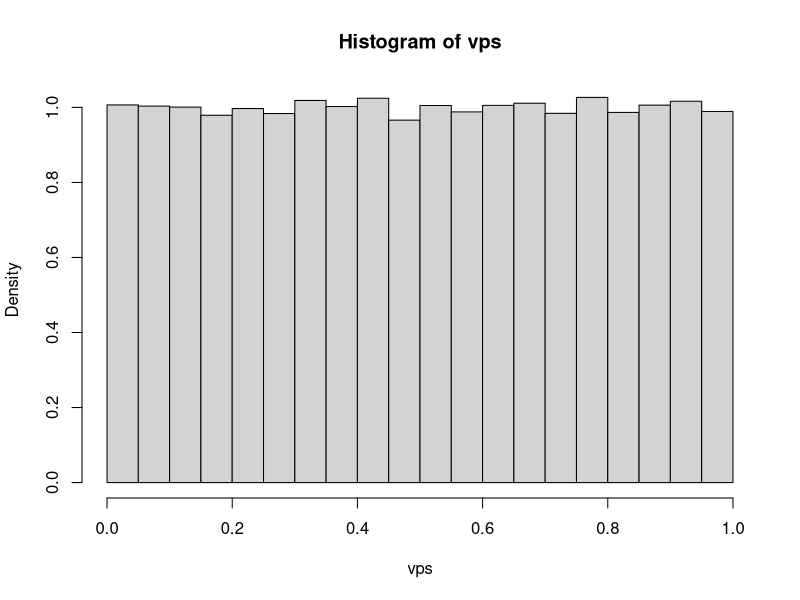

Reproduce this figure in R.
# Punto 4

set.seed(73)
mu = 10
sig = 2
n = 15
alpha = 0.05
m = 1e5
nRejected = 0
vps <- numeric(m)

for (j in 1:m) {
  data = rnorm(n, mu, sig)
  Xbar = mean(data)
  S = sd(data)
  Tc = sqrt(n) * (Xbar - mu) / S
  t_per = qt(1-alpha, n-1)
  if (Tc > t_per) {
    nRejected = nRejected + 1
  }
  vp = 1 - pt(Tc, n-1)
  vps[j] = vp
} 

alpha_exp = nRejected / m
alpha_exp

# Valores p
hist(vps, freq=FALSE)

# Tercera parte
nu_values = 1:3
rejected_values = numeric(length(nu_values))
for (nu in nu_values) {
  nRejected = 0
  for (j in 1:m) {
    data = rnorm(n, mu + nu, sig)
    Xbar = mean(data)
    S = sd(data)
    Tc = sqrt(n) * (Xbar - mu) / S
    t_per = qt(1-alpha, n-1)
    if (Tc > t_per) {
      nRejected = nRejected + 1
    }
  } 
  rejected_values[nu] = nRejected
}

rejected_values

rejected_values/m


